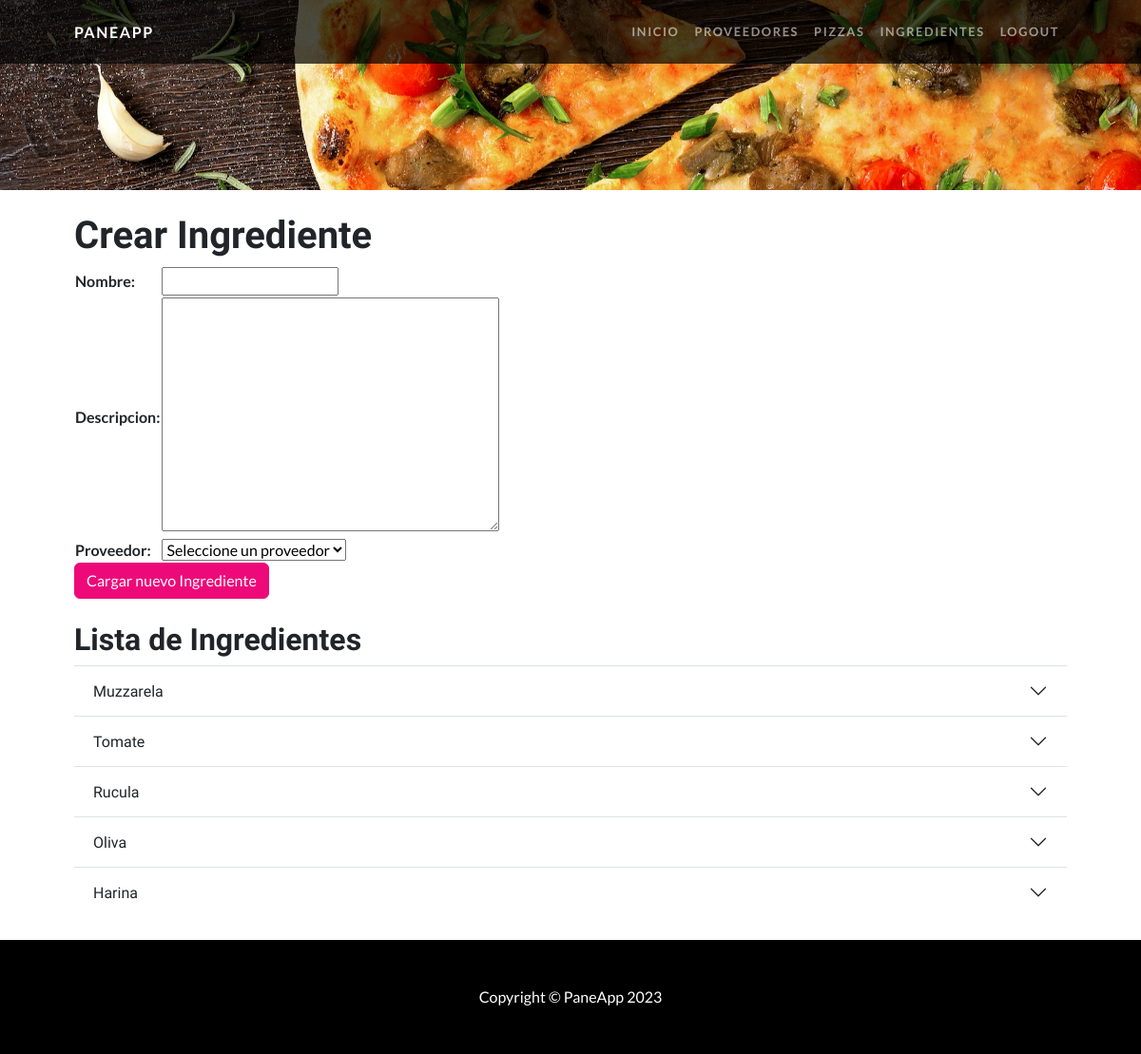
Screenshot of /PaneApp/Ingredientes/ (signed in) with the database file from the repository.
### PaneApp/models.py (models this page shows, shortened)
class Proveedor(models.Model):
    nombre = models.CharField(max_length=100)
    direccion = models.CharField(max_length=255)
    telefono = models.CharField(max_length=15)
    email = models.EmailField()
    def __str__(self):
        return self.nombre

class Ingrediente(models.Model):
    nombre = models.CharField(max_length=100)
    descripcion = models.TextField()
    proveedor = models.ForeignKey(Proveedor, on_delete=models.CASCADE)

### PaneApp/views.py (the view)
# urls.py: path('Ingredientes/', views.ingredientes, name='ingredientes'),
@login_required
def ingredientes(request):
    if request.method == 'POST':
        ingrediente_form = IngredienteForm(request.POST)
        if ingrediente_form.is_valid():
            ingrediente = ingrediente_form.save(commit=False)
            ingrediente.save()
            return redirect('ingredientes')
    else:
        ingrediente_form = IngredienteForm()
    ingredientes = Ingrediente.objects.all()
    return render(request, 'PaneApp/ingredientes.html', {'ingrediente_form': ingrediente_form, 'ingredientes': ingredientes})

### PaneApp/forms.py (shortened to what this page needs)
class IngredienteForm(forms.ModelForm):
    class Meta:
        model = Ingrediente
        fields = ['nombre', 'descripcion', 'proveedor']
    def __init__(self, *args, **kwargs):
        super(IngredienteForm, self).__init__(*args, **kwargs)
        self.fields['proveedor'].empty_label = 'Seleccione un proveedor'

### PaneApp/templates/PaneApp/ingredientes.html (shortened to what this page needs)
{% extends 'PaneApp/padre.html' %}
{% load static %}
{% block contenidoDinamico %}
    <section id="scroll">
        <div class="container px-5">
            <div class="row gx-5 align-items-center">
                <div class="col-lg-6 order-lg-2">
                    <h1>Crear Ingrediente</h1>
                    <form action='' method="post"> {% csrf_token %}
                        <table>
                            {{ ingrediente_form.as_table }}
                        </table>
                        <button type="submit" class="btn btn-primary">Cargar nuevo Ingrediente</button>
                    </form>
                </div>
            </div>
        </div>
    </section>
    <section>
        <div class="accordion accordion-flush container px-5" id="accordionFlushExample">
            <br>
            <h2>Lista de Ingredientes</h2>
            {% for ingrediente in ingredientes %}
                <div class="accordion-item">
                    <h2 class="accordion-header">
                        <button class="accordion-button collapsed" type="button" data-bs-toggle="collapse" data-bs-target="#collapse{{ ingrediente.id }}" aria-expanded="false" aria-controls="collapse{{ ingrediente.id }}">
                            {{ ingrediente.nombre }}
                        </button>
                    </h2>
                </div>
            {% endfor %}
        </div>
    </section>
{% endblock %}

### rows the page displays
Ingrediente: nombre "Muzzarela"
Ingrediente: nombre "Tomate"
Ingrediente: nombre "Rucula"
Ingrediente: nombre "Oliva"
Ingrediente: nombre "Harina"
